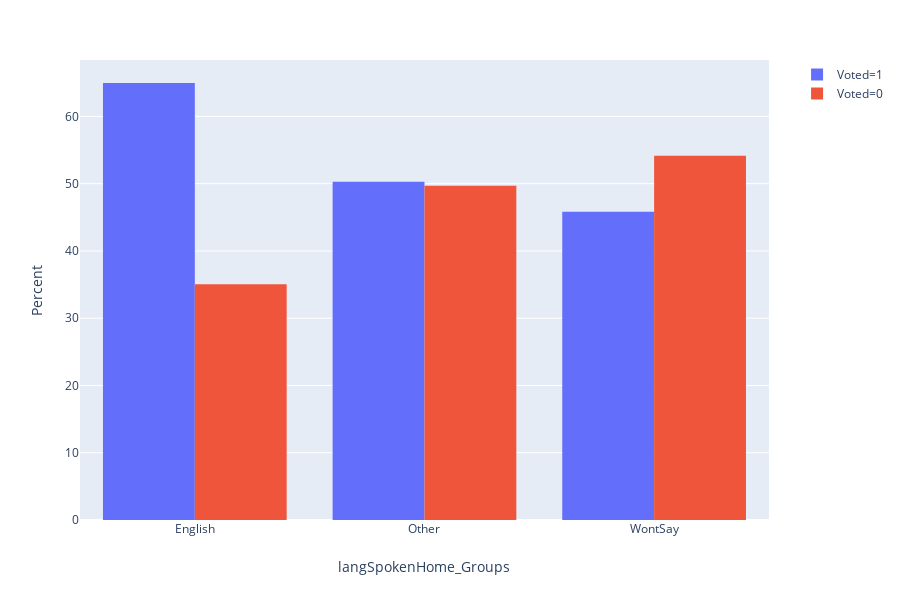

Here is the notebook cell this chart was saved with:
### Markdown cell above
# Voted vs Language Spoken at Home

### Code cell
ShowTwoWayHeatmap(data,'langSpokenHome_Groups','Voted', normalize=False)

fig = px.histogram(data, x="langSpokenHome_Groups",color='Voted',barnorm='percent')
fig.update_layout(barmode='group',yaxis_title="Percent")
#fig.update_yaxes(type='log')
fig.show()

### Figure 1 — Plotly figure (JSON) as saved in the notebook; plotly's stock layout.template omitted (floating-point values rounded to 4 significant figures; data arrays with more than 128 entries replaced by an {"elided": "..."} marker saying what was removed)
{"data": [{"alignmentgroup": "True", "bingroup": "x", "hoverlabel": {"namelength": 0}, "hovertemplate": "Voted=1<br>langSpokenHome_Groups=%{x}<br>count=%{y}", "legendgroup": "Voted=1", "marker": {"color": "#636efa"}, "name": "Voted=1", "offsetgroup": "Voted=1", "orientation": "v", "showlegend": true, "type": "histogram", "x": {"elided": "769 str values"}, "xaxis": "x", "yaxis": "y"}, {"alignmentgroup": "True", "bingroup": "x", "hoverlabel": {"namelength": 0}, "hovertemplate": "Voted=0<br>langSpokenHome_Groups=%{x}<br>count=%{y}", "legendgroup": "Voted=0", "marker": {"color": "#EF553B"}, "name": "Voted=0", "offsetgroup": "Voted=0", "orientation": "v", "showlegend": true, "type": "histogram", "x": {"elided": "459 str values"}, "xaxis": "x", "yaxis": "y"}], "layout": {"barmode": "group", "barnorm": "percent", "height": 600, "legend": {"tracegroupgap": 0}, "margin": {"t": 60}, "xaxis": {"anchor": "y", "domain": [0, 0.98], "title": {"text": "langSpokenHome_Groups"}}, "yaxis": {"anchor": "x", "domain": [0, 1], "title": {"text": "Percent"}}}}
